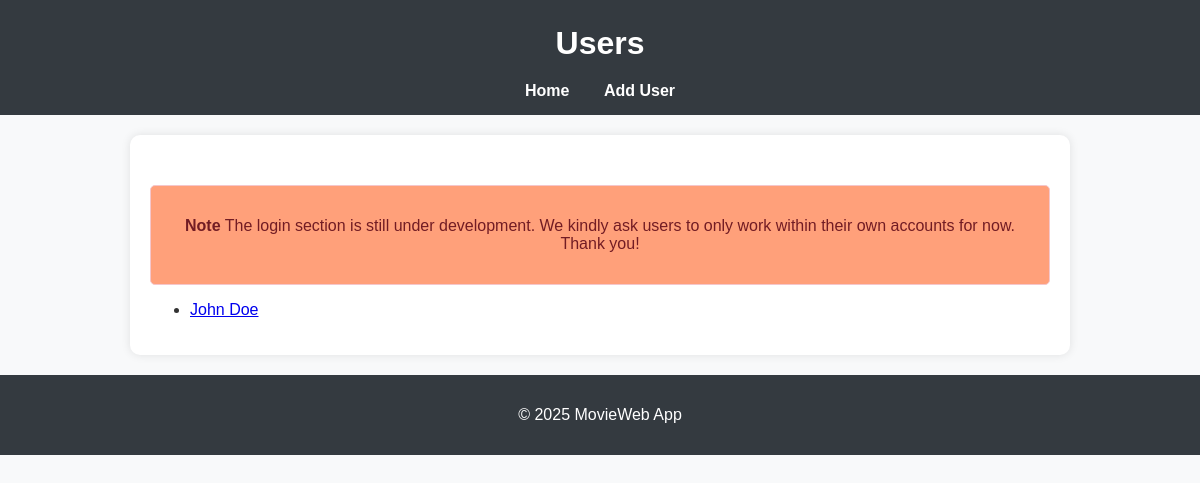
/users, run on an earlier commit of the app's database.
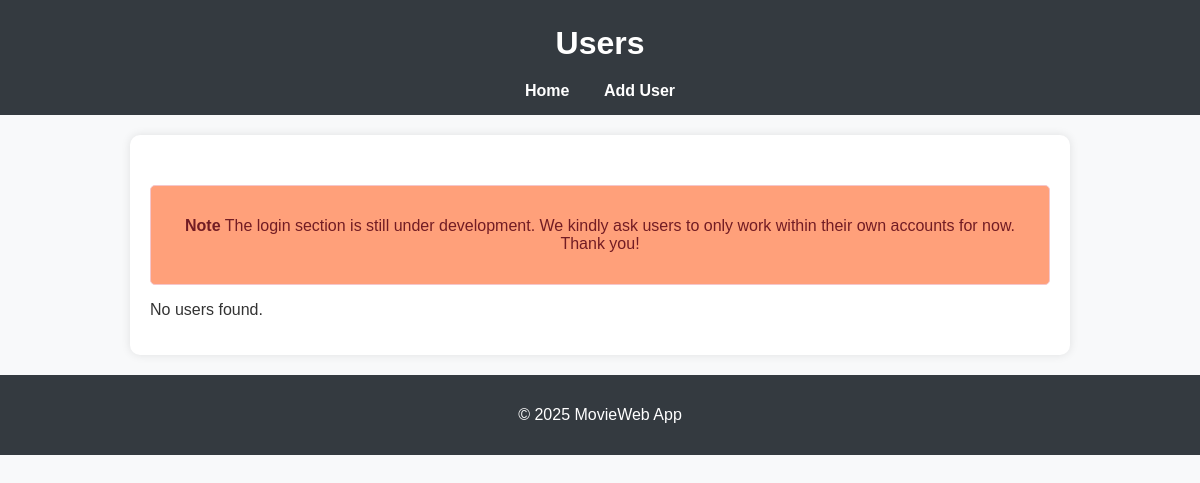
And on a later commit of the database.
### datamanager/models.py (models this page shows, shortened)
class User(db.Model):
    __tablename__ = 'users'
    id = Column(Integer, primary_key=True, autoincrement=True)
    name = Column(String(80), unique=True, nullable=False)
    pin = Column(Integer, nullable=False)
    email = Column(String(120), unique=True, nullable=False)
    movies = relationship('Movie', backref='user', lazy=True)

### app.py (the view)
@app.route('/users')
def list_users():
    users = data_manager.get_all_users()
    return render_template('users.html', users=users)

### datamanager/sqlite_data_manager.py (called while the page is built)
    def get_all_users(self):
        try:
            with self.app.app_context():
                return db.session.query(User).all()
        except SQLAlchemyError as e:
            return f"Error retrieving users: {e}"

### templates/users.html (shortened to what this page needs)
<!DOCTYPE html>
<html lang="en">
<head>
    <link rel="stylesheet" href="{{ url_for('static', filename='styles.css') }}">
</head>
<body>
    <header>
        <h1>Users</h1>
        <nav>
            <a href="{{ url_for('home') }}">Home</a>
            <a href="{{ url_for('add_user') }}" class="add-user-btn">Add User</a>
        </nav>
    </header>
    <main>
        <section class="info-text">
            <p><strong>Note</strong> The login section is still under development. We kindly ask users to only work within their own accounts for now. Thank you!</p>
        </section>
        {% if users %}
            <ul>
                {% for user in users %}
                    <li><a href="{{ url_for('list_user_movies', user_id=user.id) }}">{{ user.name }}</a></li>
                {% endfor %}
            </ul>
        {% else %}
            <p>No users found.</p>
        {% endif %}
    </main>
    <footer>
        <p>&copy; 2025 MovieWeb App</p>
    </footer>
</body>
</html>

### static/styles.css (style rules this page uses)
body { font-family: Arial, sans-serif; margin: 0; padding: 0; background-color: #f8f9fa; color: #333; }
h1, h2, h3 { margin: 0; padding: 10px 0; }
header { background-color: #343a40; color: white; padding: 15px 20px; text-align: center; }
nav { margin-top: 10px; }
nav a { color: white; text-decoration: none; margin: 0 15px; font-weight: bold; }
main { max-width: 900px; margin: 20px auto; padding: 20px; background: white; border-radius: 10px; box-shadow: 0 0 10px rgba(0, 0, 0, 0.1); }
.info-text { margin-top: 30px; padding: 15px; background-color: #FFA07A; border: 1px solid #f5c6cb; border-radius: 5px; color: #721c24; font-size: 1rem; text-align: center; }
footer { text-align: center; padding: 15px; background: #343a40; color: white; margin-top: 20px; }

What changed in the data, as far as the page shows it:
removed User: name "John Doe"
Also different on the page:
text now shown: "No users found."
